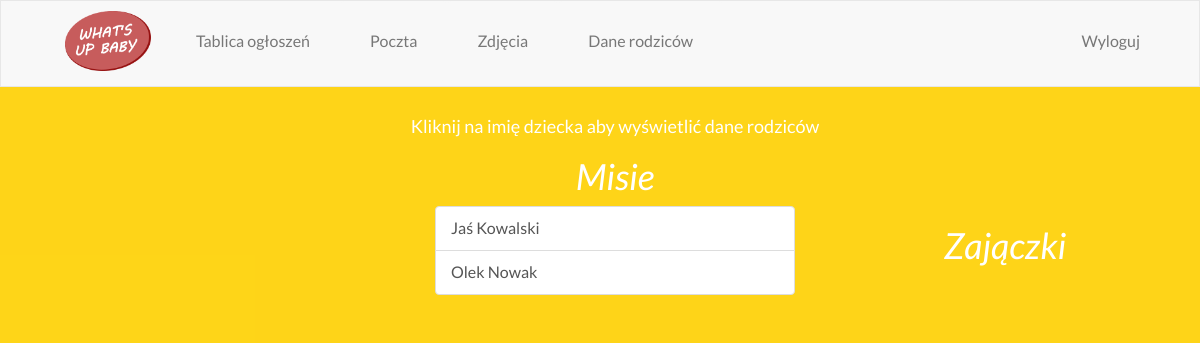
/opiekun/lista_dzieci/ (signed in), run on the app's committed database.
### opiekun/models.py (models this page shows, shortened)
class Grupa(models.Model):
    nazwa = models.CharField(max_length=25)
    rocznik = models.IntegerField()
    class Meta:
        verbose_name_plural = "grupy"

### rodzic/models.py (models this page shows)
class Dziecko(models.Model):
    imie = models.CharField(max_length=20)
    nazwisko = models.CharField(max_length=30)
    grupa = models.ForeignKey(Grupa)
    class Meta:
        verbose_name_plural = "dzieci"
    def __str__(self):
        return "{imie} {nazwisko}".format(imie=self.imie, nazwisko=self.nazwisko)

### opiekun/views.py (the view)
# urls.py: url(r'^opiekun/lista_dzieci/$', 'opiekun.views.lista_dzieci'),
def lista_dzieci(request):
    username = None
    if request.user.is_authenticated():
        username = request.user
    opiekun = Opiekun.objects.get(user=username)
    grupy = opiekun.grupy.all()
    result = {}
    for grupa in grupy:
        dzieci = Dziecko.objects.filter(grupa = grupa)
        result[grupa.nazwa] = dzieci
    return render(request, 'lista_dzieci.html', {'grupy': result})

### opiekun/templates/lista_dzieci.html
{% extends "base.html" %}
{% block content %}
	<div class="container fade">
    <div><h4>Kliknij na imię dziecka aby wyświetlić dane rodziców</h4></div>
{% for key, value in grupy.items %}
    <div><h1>{{ key }}</h1></div>
    <div id="detailsTable" class="row">
 		<div class="col-xs-4">
        </div>
        <div class="col-xs-4">
        	<div class="tableWrapper">
          		<div class="list-group">
    				{% for dziecko in value %}
                    	<a href="{% url 'dziecko_szczegoly' dziecko.id %}" class="list-group-item">{{ dziecko }}</a>
    				{% endfor %}
                </div>
            </div>
        </div>
{% endfor %}
        <div class="col-xs-4">
        </div>
        </div>
{% endblock content %}

### rodzic/templates/base.html (shortened to what this page needs)
{% load staticfiles %}
<!DOCTYPE html>
<html>
<head>
  <link rel="stylesheet" type="text/css" href="{% static "css/style.css" %}">
  <link rel="stylesheet" type="text/css" href="{% static "css/bootstrap.min.css" %}">
      <link rel="stylesheet" type="text/css" href="{% static "css/default.css" %}" />
    <link rel="stylesheet" type="text/css" href="{% static "css/component.css" %}" />
</head>
<body>
<div style="background-color: rgba(255,209,0,0.9); min-height: 1080px;">
  <nav id="myNavbar" class="navbar navbar-default" role="navigation">
    <div class="container">
{% if request.user.is_authenticated %}
	{% for group in user.groups.all %}
	    {% if group.name == "opiekunowie" %}
	            <a href="/opiekun/home" target="_self"><img id="logoTopBar" src="{% static "images/logo.png" %}" alt="logo"></a>
		{% else %}
		        <a href="/rodzic/home" target="_self"><img id="logoTopBar" src="{% static "images/logo.png" %}" alt="logo"></a>
	    {% endif %}
	{% endfor %}
{% else %}
	<img id="logoTopBar" src="{% static "images/logo.png" %}" alt="logo">
{% endif %}
      <div class="collapse navbar-collapse" id="navbarCollapse">
           <ul class="nav navbar-nav">
            <li><a href="/tablica" target="_self">Tablica ogłoszeń</a></li>
            <li><a href="#" target="_self">Poczta</a></li>
            <li><a href="#" target="_self">Zdjęcia</a></li>
    {% for group in user.groups.all %}
    {% if group.name == "opiekunowie" %}
            <li><a href="/opiekun/lista_dzieci">Dane rodziców</a></li>
    {% endif %}
{% endfor %}
           </ul>
       {% if request.user.is_authenticated %}
       <ul class="nav navbar-nav navbar-right"><li><a href="/accounts/logout">Wyloguj</a></li></ul>
       	{% else %}
       	<ul class="nav navbar-nav navbar-right"><li><a href="/accounts/login">Zaloguj</a></li></ul>
       	{% endif %}
      </div>
    </div>
  </nav>
    <div class="container">
			{% block content %}
		{% endblock %}
      </div>
    </div>
</body>
</html>

### static/css/style.css (style rules this page uses)
#logoTopBar { float:left; height: 60px; margin: 10px 15px 5px 35px; -webkit-transition: all 1s ease; transition: all 1s ease; }
.navbar { border-radius: 0px !important; -webkit-border-radius: 0px !important; -moz-border-radius: 0px !important; }
h1 { font-size: 36px; text-align: center; color: white !important; font-style: italic; }
h4 { font-size: 20px; text-align: center; color: white !important; }

### static/css/default.css (style rules this page uses)
*, *:after, *:before { -webkit-box-sizing: border-box; -moz-box-sizing: border-box; box-sizing: border-box; }
body, html { font-size: 100%; padding: 0; margin: 0; }
body { font-family: 'Lato', Calibri, Arial, sans-serif; color: #b3b9bf; background: #f9f9f9; }
a { color: #888; text-decoration: none; }

### rodzic/templates/base.html (style rules this page uses)
li { background-color: #f8f8f8; -webkit-border-radius: 5px; -moz-border-radius: 5px; border-radius: 5px; color: #888; padding: 15px; margin-bottom: 5px; }
li:first-child { background: none; }

### data on the page
Grupa: grupy "Misie"
Dziecko: imie+nazwisko "Jaś Kowalski"
Dziecko: imie+nazwisko "Olek Nowak"
Grupa: grupy "Zajączki"
